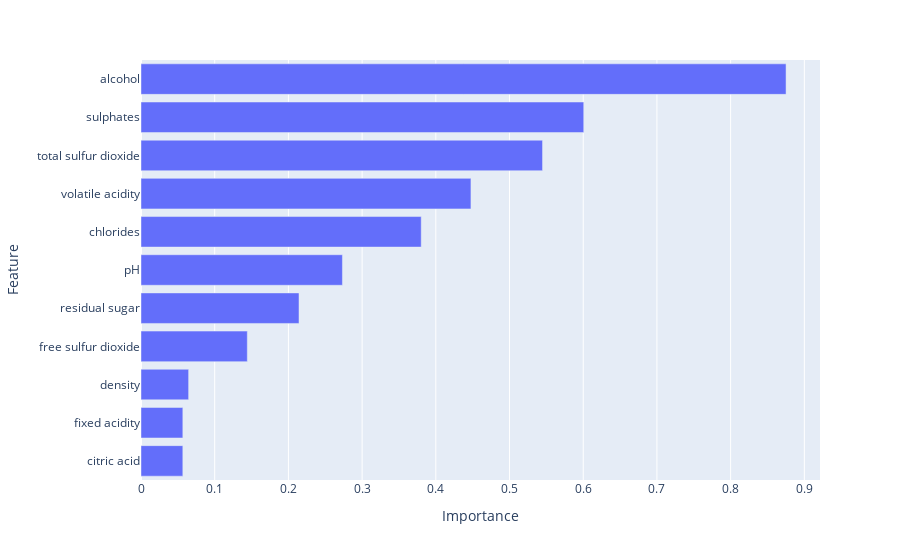

This figure's notebook cell:
### Code cell
acme_rf.bar_plot()

### Figure 1 — Plotly figure (JSON) as saved in the notebook; plotly's stock layout.template omitted (floating-point values rounded to 4 significant figures)
{"data": [{"alignmentgroup": "True", "hovertemplate": "Importance=%{x}<br>Feature=%{y}<extra></extra>", "legendgroup": "", "marker": {"color": "#636efa"}, "name": "", "offsetgroup": "", "orientation": "h", "showlegend": false, "textposition": "auto", "type": "bar", "x": [0.05676, 0.05677, 0.06464, 0.1443, 0.2144, 0.2733, 0.3802, 0.4477, 0.5448, 0.6007, 0.8752], "xaxis": "x", "y": ["citric acid", "fixed acidity", "density", "free sulfur dioxide", "residual sugar", "pH", "chlorides", "volatile acidity", "total sulfur dioxide", "sulphates", "alcohol"], "yaxis": "y"}], "layout": {"barmode": "relative", "legend": {"tracegroupgap": 0}, "margin": {"t": 60}, "xaxis": {"anchor": "y", "domain": [0, 1], "title": {"text": "Importance"}}, "yaxis": {"anchor": "x", "domain": [0, 1], "title": {"text": "Feature"}}}}
